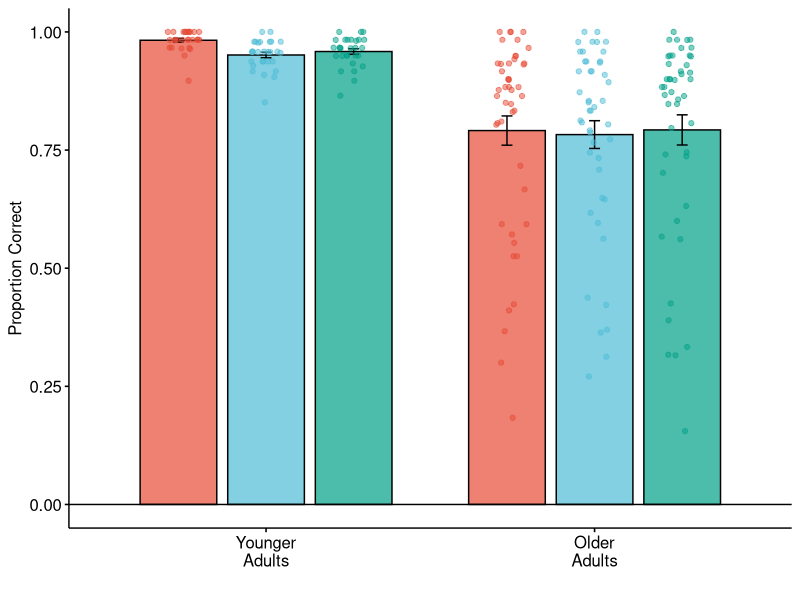
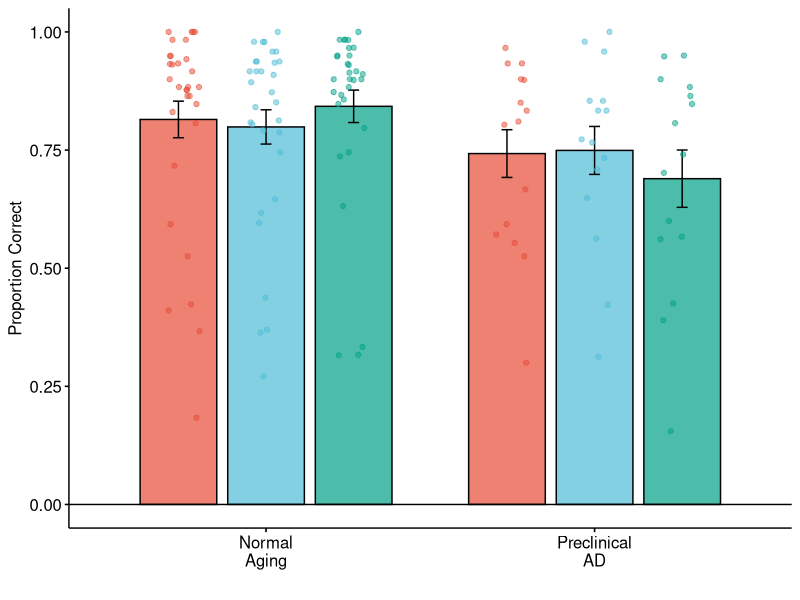
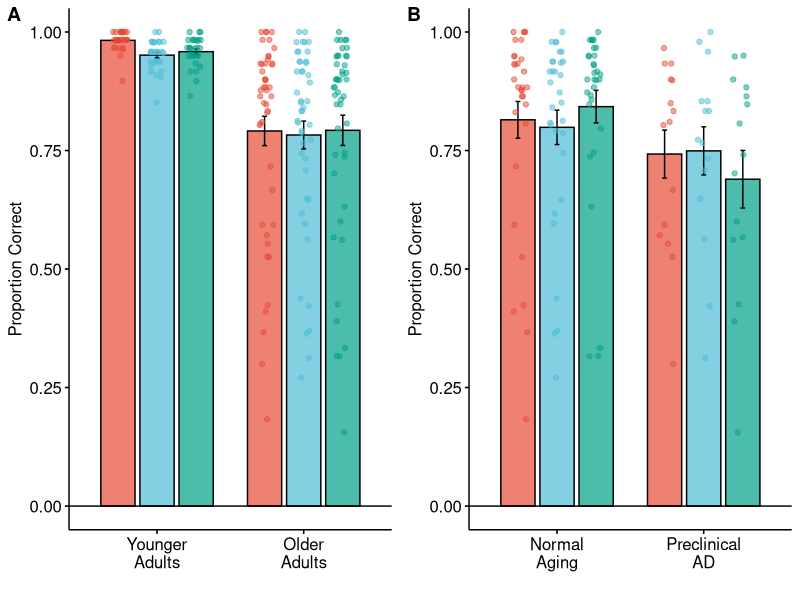
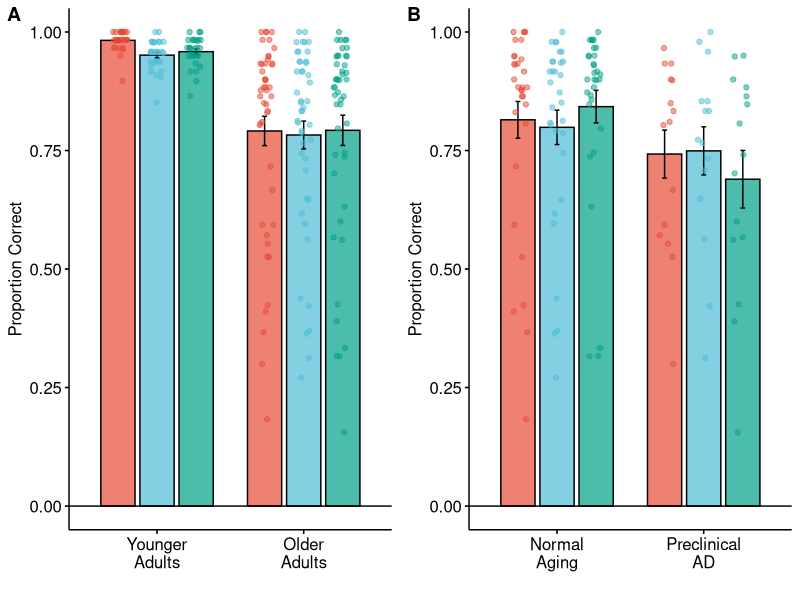

These figures' R source, in order:
## ---- chunk 1
knitr::opts_chunk$set(echo = TRUE)
## ---- chunk 2
# Load Libraries
library(tidyverse) # v2.0.0
library(ggpubr) # v0.6.0
library(rstatix) # v0.7.2
library(lme4) # v1.1.32
library(lmerTest) # v3.1.3
library(lsmeans) #2.30.2

# Set colorscales
npg_pal <- get_palette(palette = 'npg', 3)
npg_RL <- c(npg_pal[1], npg_pal[3])

# Read in data
df <- read_csv('data_sup_fig04.csv')
df$age_group <- factor(df$age_group, levels = c('Younger\nAdults',
                                                'Older\nAdults'))
df$biomarker_group <- factor(df$biomarker_group, levels = c('Younger\nAdults',
                                                'Normal\nAging',
                                                'Preclinical\nAD'))
## ---- chunk 3
# PANEL A: Stats
print("+---------- Linear Mixed Effects Model ----------+")
learning_mod <- lmer(learning ~ age_group*valence + (1 | subject), 
                   df)
summary(learning_mod)

print("+---------- Post-Hoc Paired T-test Tests ----------+")
emm1 = emmeans(learning_mod, specs = pairwise ~ valence|age_group,
               type = 'repsonse', adjust = 'none')
# No significant pairwise contrasts
#emm1_contrasts <- emm1$contrasts %>% rbind(adjust = 'none')
#emm1_contrasts <- as.data.frame(emm1_contrasts) %>% 
#  separate(col = contrast, into = c('group1', 'group2'), sep = ' - ') %>%
#  filter(p.value < 0.05) %>%
#  mutate(sig = case_when(p.value < 0.05 ~ '*')) %>%
#  add_xy_position(data = df, formula = learning ~ age_group,
#                  x = "age_group", group = 'valence', fun = "mean_se", dodge = 0.8)
emm1$contrasts
## ---- chunk 4
# PANEL A: Memory in YA vs. OA
figA <- ggbarplot(df, 
               x = "age_group", 
               y = "learning", 
               fill = "valence",
               alpha = 0.7,
               palette = "npg", 
               add = "mean_se", 
               xlab = "",
               ylab = "Proportion Correct",
               ylim = c(0, 1.0),
               position = position_dodge(0.8)) +
        geom_hline(yintercept = 0) +
        geom_jitter(aes(color = valence, fill = valence), alpha = 0.5,
              position = position_jitterdodge(0.1))  +
        theme(legend.position = 'none')
figA
## ---- chunk 5
# PANEL B: Stats
print("+---------- Linear Mixed Effects Model ----------+")
learning_mod <- lmer(learning ~ valence*biomarker_group + age + sex + yrs_edu + (1 | subject), 
                   df %>% filter(biomarker_group != 'Younger\nAdults'))
summary(learning_mod)

print("+---------- Post-Hoc Paired T-test Tests ----------+")
emm2 = emmeans(learning_mod, specs = pairwise ~ valence|biomarker_group,
               type = 'repsonse', adjust = 'none')
# No significant pairwise contrasts
#emm1_contrasts <- emm1$contrasts %>% rbind(adjust = 'none')
#emm1_contrasts <- as.data.frame(emm1_contrasts) %>% 
#  separate(col = contrast, into = c('group1', 'group2'), sep = ' - ') %>%
#  filter(p.value < 0.05) %>%
#  mutate(sig = case_when(p.value < 0.05 ~ '*')) %>%
#  add_xy_position(data = df, formula = learning ~ age_group,
#                  x = "age_group", group = 'valence', fun = "mean_se", dodge = 0.8)
emm2$contrasts
## ---- chunk 6
data_B <- df %>% filter(biomarker_group != 'Younger\nAdults')

# PANEL B: Memory for all Conditions
figB <- ggbarplot(data_B, 
               x = "biomarker_group", 
               y = "learning", 
               fill = "valence",
               alpha = 0.7,
               palette = "npg", 
               add = "mean_se", 
               xlab = "",
               ylab = "Proportion Correct",
               ylim = c(0, 1.0),
               position = position_dodge(0.8)) +
        geom_hline(yintercept = 0) +
        geom_jitter(aes(color = valence, fill = valence), alpha = 0.5,
              position = position_jitterdodge(0.1)) +
        theme(legend.position = 'none')
figB
## ---- chunk 7
behavioral_fig <- ggarrange(figA, figB,
          ncol = 2,
          labels = c('A', 'B'))

ggsave(behavioral_fig, filename = 'sup_fig04.pdf', width = 6.5, height = 2.5, units = 'in')

behavioral_fig
